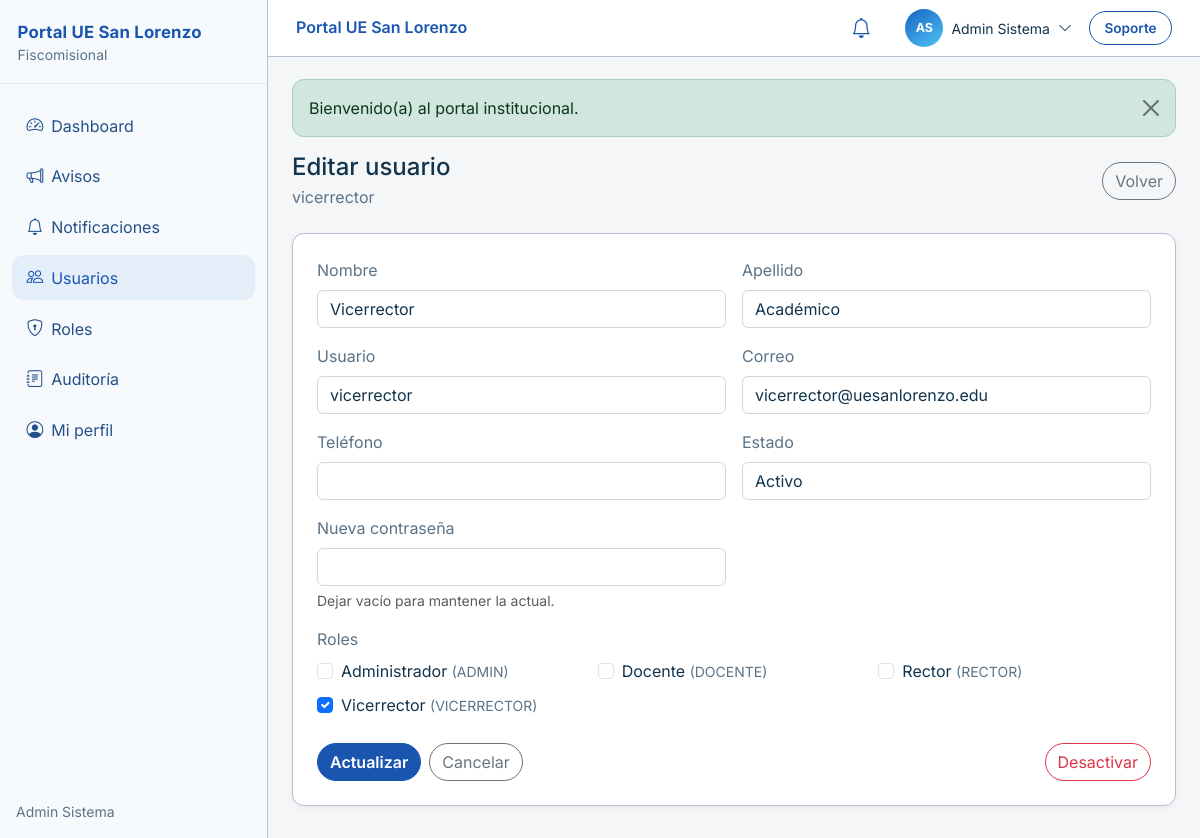
The page /app/public/users/3/edit (signed in) on the database its author committed.
### tables this page shows
CREATE TABLE `users` (
  `id` bigint(20) UNSIGNED NOT NULL,
  `username` varchar(50) NOT NULL,
  `email` varchar(150) NOT NULL,
  `password` varchar(255) NOT NULL,
  `first_name` varchar(100) NOT NULL,
  `last_name` varchar(100) NOT NULL,
  `phone` varchar(30) DEFAULT NULL,
  `status` enum('active','inactive','pending') NOT NULL DEFAULT 'pending',
  `last_login_at` datetime DEFAULT NULL,
  `failed_login_attempts` int(11) NOT NULL DEFAULT 0,
  `locked_until` datetime DEFAULT NULL,
  `created_at` datetime NOT NULL DEFAULT current_timestamp(),
  `updated_at` datetime NOT NULL DEFAULT current_timestamp() ON UPDATE current_timestamp()
);

CREATE TABLE `roles` (
  `id` bigint(20) UNSIGNED NOT NULL,
  `name` varchar(50) NOT NULL,
  `display_name` varchar(100) NOT NULL,
  `description` varchar(255) DEFAULT NULL,
  `is_system` tinyint(1) NOT NULL DEFAULT 0,
  `created_at` datetime NOT NULL DEFAULT current_timestamp(),
  `updated_at` datetime NOT NULL DEFAULT current_timestamp() ON UPDATE current_timestamp()
);

### app/views/users/edit.php (the view, shortened to what the rows shown need)
<?php
$errors = $_SESSION['_flash']['errors'] ?? ($errors ?? []);
$selectedRoles = old('role_ids', $roleIds);
$selectedRoles = array_map('intval', $selectedRoles);
?>
<div class="d-flex flex-wrap justify-content-between align-items-center gap-2 mb-4">
    <div>
        <h1 class="h4 mb-1">Editar usuario</h1>
        <p class="text-muted mb-0"><?= e((string) ($user['username'] ?? '')) ?></p>
    </div>
    <a href="<?= e(url('/users')) ?>" class="btn btn-outline-secondary">Volver</a>
</div>
<div class="card-soft p-4">
    <form method="post" action="<?= e(url('/users/' . $user['id'])) ?>" autocomplete="off">
        <div class="row g-3">
            <div class="col-md-6">
                <label class="form-label" for="first_name">Nombre</label>
                <input type="text" class="form-control <?= isset($errors['first_name']) ? 'is-invalid' : '' ?>"
                       id="first_name" name="first_name" required maxlength="100"
                       value="<?= e((string) old('first_name', $user['first_name'] ?? '')) ?>">
            </div>
            <div class="col-md-6">
                <label class="form-label" for="last_name">Apellido</label>
                <input type="text" class="form-control <?= isset($errors['last_name']) ? 'is-invalid' : '' ?>"
                       id="last_name" name="last_name" required maxlength="100"
                       value="<?= e((string) old('last_name', $user['last_name'] ?? '')) ?>">
            </div>
            <div class="col-md-6">
                <label class="form-label" for="username">Usuario</label>
                <input type="text" class="form-control <?= isset($errors['username']) ? 'is-invalid' : '' ?>"
                       id="username" name="username" required maxlength="50"
                       value="<?= e((string) old('username', $user['username'] ?? '')) ?>">
            </div>
            <div class="col-md-6">
                <label class="form-label" for="email">Correo</label>
                <input type="email" class="form-control <?= isset($errors['email']) ? 'is-invalid' : '' ?>"
                       id="email" name="email" required maxlength="150"
                       value="<?= e((string) old('email', $user['email'] ?? '')) ?>">
            </div>
            <div class="col-md-6">
                <label class="form-label" for="phone">Teléfono</label>
                <input type="text" class="form-control <?= isset($errors['phone']) ? 'is-invalid' : '' ?>"
                       id="phone" name="phone" maxlength="30"
                       value="<?= e((string) old('phone', $user['phone'] ?? '')) ?>">
            </div>
            <div class="col-md-6">
                <label class="form-label" for="status">Estado</label>
                <select class="form-select <?= isset($errors['status']) ? 'is-invalid' : '' ?>" id="status" name="status">
                    <?php foreach (['active' => 'Activo', 'pending' => 'Pendiente', 'inactive' => 'Inactivo'] as $value => $label): ?>
                        <option value="<?= e($value) ?>"
                            <?= (string) old('status', $user['status'] ?? 'active') === $value ? 'selected' : '' ?>>
                            <?= e($label) ?>
                        </option>
                    <?php endforeach; ?>
                </select>
            </div>
            <div class="col-md-6">
                <label class="form-label" for="password">Nueva contraseña</label>
                <input type="password" class="form-control <?= isset($errors['password']) ? 'is-invalid' : '' ?>"
                       id="password" name="password" minlength="8" autocomplete="new-password">
                <?php if (isset($errors['password'])): ?>
                    <div class="invalid-feedback"><?= e($errors['password']) ?></div>
                <?php else: ?>
                    <div class="form-text">Dejar vacío para mantener la actual.</div>
                <?php endif; ?>
            </div>
            <div class="col-12">
                <label class="form-label d-block">Roles</label>
                <div class="row g-2">
                    <?php foreach ($roles as $role): ?>
                        <div class="col-md-4">
                            <div class="form-check">
                                <input class="form-check-input" type="checkbox"
                                       name="role_ids[]" value="<?= (int) $role['id'] ?>"
                                       id="role_<?= (int) $role['id'] ?>"
                                    <?= in_array((int) $role['id'], $selectedRoles, true) ? 'checked' : '' ?>>
                                <label class="form-check-label" for="role_<?= (int) $role['id'] ?>">
                                    <?= e((string) $role['display_name']) ?>
                                    <span class="text-muted small">(<?= e((string) $role['name']) ?>)</span>
                                </label>
                            </div>
                        </div>
                    <?php endforeach; ?>
                </div>
            </div>
        </div>
        <div class="mt-4 d-flex flex-wrap gap-2">
            <button type="submit" class="btn btn-primary">Actualizar</button>
            <a href="<?= e(url('/users')) ?>" class="btn btn-outline-secondary">Cancelar</a>
            <?php if (auth_can('users.delete') && ($user['status'] ?? '') !== 'inactive'): ?>
                <button type="submit" formaction="<?= e(url('/users/' . $user['id'] . '/delete')) ?>"
                        class="btn btn-outline-danger ms-auto"
                        onclick="return confirm('¿Desactivar este usuario?');">
                    Desactivar
                </button>
            <?php endif; ?>
        </div>
    </form>
</div>

### app/Router.php (shortened to what the rows shown need)
<?php
final class Router
{
    private array $routes = [];
    private function add(array $methods, string $path, mixed $handler, array $middleware): self
    {
        $this->routes[] = [
            'methods' => $methods,
            'path' => $this->normalizePath($path),
            'handler' => $handler,
            'middleware' => $middleware,
        ];
        return $this;
    }
    public function dispatch(?string $method = null, ?string $uri = null): void
    {
        $method = strtoupper($method ?? ($_SERVER['REQUEST_METHOD'] ?? 'GET'));
        $uri = $this->normalizePath($uri ?? $this->resolveUri());
        foreach ($this->routes as $route) {
            if (!in_array($method, $route['methods'], true)) {
                continue;
            }
            $params = $this->matchPath($route['path'], $uri);
            if ($params === null) {
                continue;
            }
            $pipeline = array_reduce(
                array_reverse($route['middleware']),
                function (Closure $next, string $middlewareName): Closure {
                    return function (array $params) use ($next, $middlewareName): void {
                        $this->runMiddleware($middlewareName, $params, $next);
                    };
                },
                function (array $params) use ($route): void {
                    $this->invoke($route['handler'], $params);
                }
            );
            $pipeline($params);
            return;
        }
    }
    private function runMiddleware(string $name, array $params, Closure $next): void
    {
        if (str_starts_with($name, 'permission:')) {
            $permission = substr($name, strlen('permission:'));
            $middleware = new \App\Middleware\PermissionMiddleware($permission);
            $middleware->handle($params, $next);
            return;
        }
        $middleware = new $class();
        $middleware->handle($params, $next);
    }
    private function invoke(mixed $handler, array $params): void
    {
        if (is_array($handler) && count($handler) === 2) {
            [$class, $action] = $handler;
            $controller = is_object($class) ? $class : new $class();
            $controller->{$action}(...array_values($params));
            return;
        }
        throw new RuntimeException('Handler de ruta inválido.');
    }
    private function resolveUri(): string
    {
        $uri = $_SERVER['REQUEST_URI'] ?? '/';
        $path = parse_url($uri, PHP_URL_PATH);
        $path = str_replace('\\', '/', $path);
        $bases = [];
        $scriptDir = str_replace('\\', '/', dirname((string) ($_SERVER['SCRIPT_NAME'] ?? '')));
        if ($scriptDir !== '/' && $scriptDir !== '\\' && $scriptDir !== '.' && $scriptDir !== '') {
            $bases[] = rtrim($scriptDir, '/');
        }
        $detected = app_base_path();
        if ($detected !== '') {
            $bases[] = $detected;
        }
        foreach (array_unique($bases) as $base) {
            if ($base !== '' && str_starts_with($path, $base . '/')) {
                $path = substr($path, strlen($base)) ?: '/';
                break;
            }
        }
        return $this->normalizePath($path);
    }
    private function normalizePath(string $path): string
    {
        $path = '/' . trim($path, '/');
        return $path === '/' ? '/' : rtrim($path, '/');
    }
    private function matchPath(string $routePath, string $uri): ?array
    {
        $pattern = preg_replace('#\{([a-zA-Z_][a-zA-Z0-9_]*)\}#', '(?P<$1>[^/]+)', $routePath);
        $regex = '#^' . $pattern . '$#';
        if (!preg_match($regex, $uri, $matches)) {
            return null;
        }
        $params = [];
        foreach ($matches as $key => $value) {
            if (is_string($key)) {
                $params[$key] = $value;
            }
        }
        return $params;
    }
}

### rows shown on the page
users: username "vicerrector", first_name "Vicerrector", last_name "Académico", email "vicerrector@uesanlorenzo.edu", status "Activo"
roles: display_name "Administrador", name "ADMIN"
roles: display_name "Docente", name "DOCENTE"
roles: display_name "Rector", name "RECTOR"
roles: id "☑", display_name "Vicerrector", name "VICERRECTOR"

### other values the page prints
$item['label'] "Dashboard"
$item['label'] "Avisos"
$item['label'] "Notificaciones"
$item['label'] "Usuarios"
$item['label'] "Roles"
$item['label'] "Auditoría"
$item['label'] "Mi perfil"
